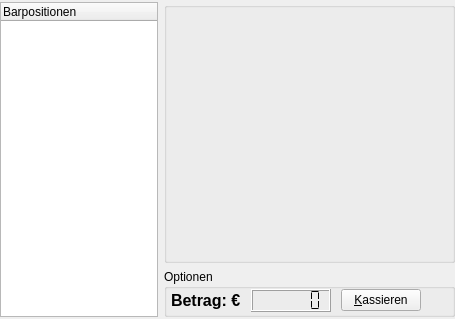
<?xml version="1.0" encoding="UTF-8"?>
<ui version="4.0">
 <class>BrowseCashPos</class>
 <widget class="QWidget" name="BrowseCashPos">
  <property name="geometry">
   <rect>
    <x>0</x>
    <y>0</y>
    <width>455</width>
    <height>319</height>
   </rect>
  </property>
  <property name="windowTitle">
   <string>Form</string>
  </property>
  <layout class="QGridLayout" name="gridLayout">
   <property name="leftMargin">
    <number>0</number>
   </property>
   <property name="topMargin">
    <number>2</number>
   </property>
   <property name="rightMargin">
    <number>0</number>
   </property>
   <property name="bottomMargin">
    <number>2</number>
   </property>
   <item row="0" column="0" rowspan="10" colspan="2">
    <widget class="QTreeWidget" name="treeWidget">
     <property name="maximumSize">
      <size>
       <width>160</width>
       <height>16777215</height>
      </size>
     </property>
     <property name="iconSize">
      <size>
       <width>32</width>
       <height>32</height>
      </size>
     </property>
     <column>
      <property name="text">
       <string>Barpositionen</string>
      </property>
     </column>
    </widget>
   </item>
   <item row="0" column="2" rowspan="9" colspan="12">
    <widget class="QGroupBox" name="groupBox1">
     <property name="title">
      <string/>
     </property>
     <layout class="QGridLayout" name="gridLayoutMain"/>
    </widget>
   </item>
   <item row="9" column="2" colspan="12">
    <widget class="QGroupBox" name="groupBox2">
     <property name="title">
      <string>Optionen</string>
     </property>
     <layout class="QGridLayout" name="gridLayout_2">
      <property name="leftMargin">
       <number>4</number>
      </property>
      <property name="topMargin">
       <number>0</number>
      </property>
      <property name="rightMargin">
       <number>4</number>
      </property>
      <property name="bottomMargin">
       <number>2</number>
      </property>
      <property name="horizontalSpacing">
       <number>10</number>
      </property>
      <property name="verticalSpacing">
       <number>6</number>
      </property>
      <item row="0" column="1">
       <widget class="QLCDNumber" name="lcdNumber">
        <property name="minimumSize">
         <size>
          <width>80</width>
          <height>0</height>
         </size>
        </property>
        <property name="numDigits">
         <number>6</number>
        </property>
        <property name="segmentStyle">
         <enum>QLCDNumber::Flat</enum>
        </property>
        <property name="value" stdset="0">
         <double>0.000000000000000</double>
        </property>
       </widget>
      </item>
      <item row="0" column="0">
       <widget class="QLabel" name="label">
        <property name="font">
         <font>
          <pointsize>12</pointsize>
          <weight>75</weight>
          <bold>true</bold>
         </font>
        </property>
        <property name="text">
         <string>Betrag: €</string>
        </property>
       </widget>
      </item>
      <item row="0" column="2">
       <widget class="QPushButton" name="pbCash">
        <property name="text">
         <string>&amp;Kassieren</string>
        </property>
        <property name="icon">
         <iconset resource="images/images.qrc">
          <normaloff>:/abrechnung.png</normaloff>:/abrechnung.png</iconset>
        </property>
        <property name="iconSize">
         <size>
          <width>32</width>
          <height>32</height>
         </size>
        </property>
       </widget>
      </item>
      <item row="0" column="3">
       <spacer name="horizontalSpacer">
        <property name="orientation">
         <enum>Qt::Horizontal</enum>
        </property>
        <property name="sizeHint" stdset="0">
         <size>
          <width>40</width>
          <height>20</height>
         </size>
        </property>
       </spacer>
      </item>
     </layout>
    </widget>
   </item>
  </layout>
 </widget>
 <resources>
  <include location="images/images.qrc"/>
 </resources>
 <connections/>
</ui>
